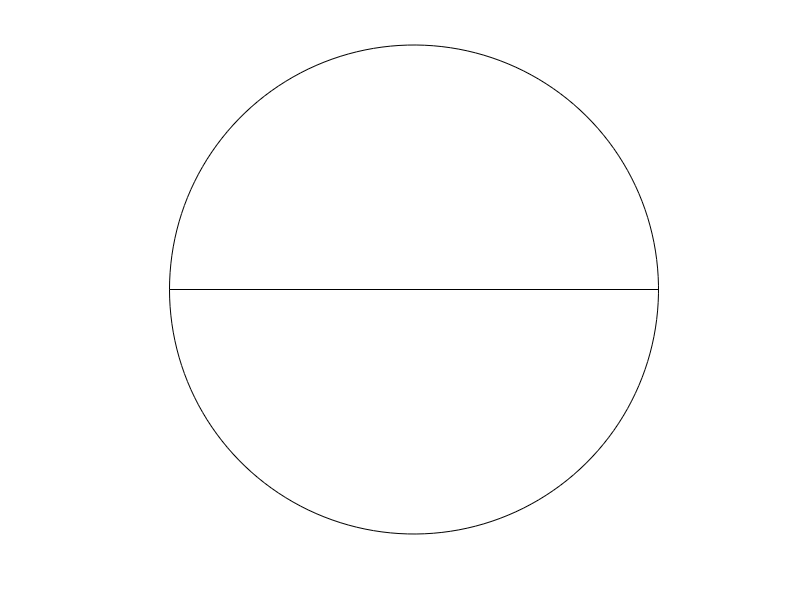

This chart was generated by the following MATLAB code: (Note: this script raises an error after producing the figure.)
function gerar_st()
    theta = linspace(-pi, pi, 180);
    a = 1;
    m = 0; 
    n = 0;
    Re = a*cos(theta)+m;
    Im = a*sin(theta)+n;
    z = Re + Im*i;
    plot(real(z), imag(z), 'k')
    
    axis('equal')
    axis('off')
    hold on
    
    plot([-1 1], [0 0], 'k');
    
    
    r_vl = [0.5 1 2 4];
    x_vl = [0.2 0.5 1 2];
    
    for it = 1:1:length(r_vl)
        recirc(r_vl(it));
        xpos = z2gamma(r_vl(it));
        h = text(xpos, 0, num2str(r_vl(it)));
        set(h, 'VerticalAlignment', 'top', 'HorizontalAlignment', 'right');
    end
    
    for it = 1:1:length(x_vl)
        imcirc(x_vl(it));
        imcirc(-x_vl(it));
        xpos = real(z2gamma(x_vl(it)*i));
        ypos = imag(z2gamma(x_vl(it)*i));
        h = text([xpos xpos], [ypos -ypos], ['j' num2str(x_vl(it)); 'j' num2str(x_vl(it))]);
        set (h(1), 'VerticalAlignment', 'bottom','Rotation',-5,'Color','b');
        set (h(2), 'VerticalAlignment', 'top','Rotation',-5,'Color','b');
        if xpos==0
            set (h, 'HorizontalAlignment', 'center','Color','b');
        elseif xpos<0
            set (h, 'HorizontalAlignment', 'right','Rotation',-5,'Color','b');
        end
    end
    
    h = text(-1, 0, '0');
    set(h, 'VerticalAlignment', 'middle', 'HorizontalAlignment', 'right');
end

